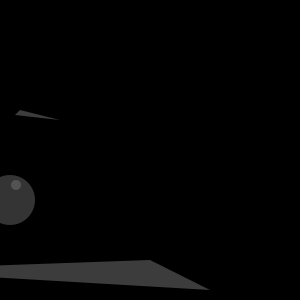
Frame 1 (no input)
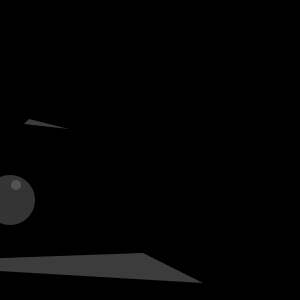
Frame 60 (the mouse pressed at the canvas centre just before this capture)
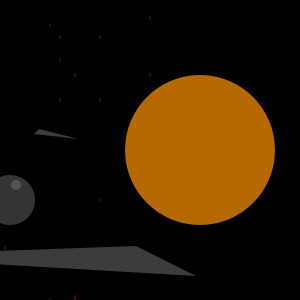
Frame 120 (the mouse held since frame 60 and released just before this capture)

The Processing sketch that drew these frames (run headless with seeded random() and noise(); from frame 60 on, the mouse is pressed at the canvas centre):

// Processing sketch: processing_35530
// ── processing_35530.pde

void setup () {
  size(300, 300);
  colorMode (HSB, width);
 
}

int x=0;

void draw () {
  
  noStroke();
  background(0, mouseX/2, 0);//Outer Space
  fill(x/4-130, 1*x, x-98);

  ellipse(width/60, x+10, mouseX/100, height/75);//star
  ellipse(width/2, height/4, mouseX/100, 4);
  ellipse(width/3, height/8, mouseX/100, 4);
  ellipse(width/6, height/12, mouseX/100, 4);
  ellipse(width/2, height/16, mouseX/100, 4);
  ellipse(width/2, height/2, mouseX/100, 4);
  ellipse(width/4, height, mouseX/100, 12);
  ellipse(width/4, height, mouseX/100, 4);
  ellipse(width/5, height/5, mouseX/100, 5);

  ellipse(width/6, height, mouseX/100, 4);//w*h*(mouse/? controlls size of object)
  ellipse(width/3, height/3, mouseX/100, 4);
  ellipse(width/4, height/4, mouseX/100, 4);
  ellipse(width/5, height/8, mouseX/100, 4);
  ellipse(width/5, height/3, mouseX/100, 4);
  ellipse(width/6, height*7/8, mouseX/100, 4);
  ellipse(width/3, height*2/3, mouseX/100, 4);
  ellipse(width/2, height*9/10, mouseX/100, 4);

  fill(255, 1, 71);
  triangle(width/15+x/12, 110+x/12, 60+x/12, 120+x/12, 15+x/12, 115+x/12);//Star Destroyer1


  triangle(-130-x/16, 270-x/16, 150-x/16, 260-x/16, 210-x/16, 290-x/16);//SD2//+x adds movement 

  x++;

  fill(136, 1, 62);
  ellipse (width/30, height*2/3, width/6, height/6);//DS-Sphere
  fill(136, 0, 98);
  ellipse(width/25+4, width*1/2+35, width/30, height/30);//DS-dish


  fill(95*x, 74*x, 136*x);
  
  if (mousePressed == true) {
  ellipse (width*-4/10-mouseX, 200, 200, 20);//blast
  }
  
  fill(0+x/8, 74+x, 95+x/2);//x/16 affects time of change of colors

  ellipse (width*2/3, mouseX, height/2, mouseX+1/10);//Alderaan



  x++;
}
